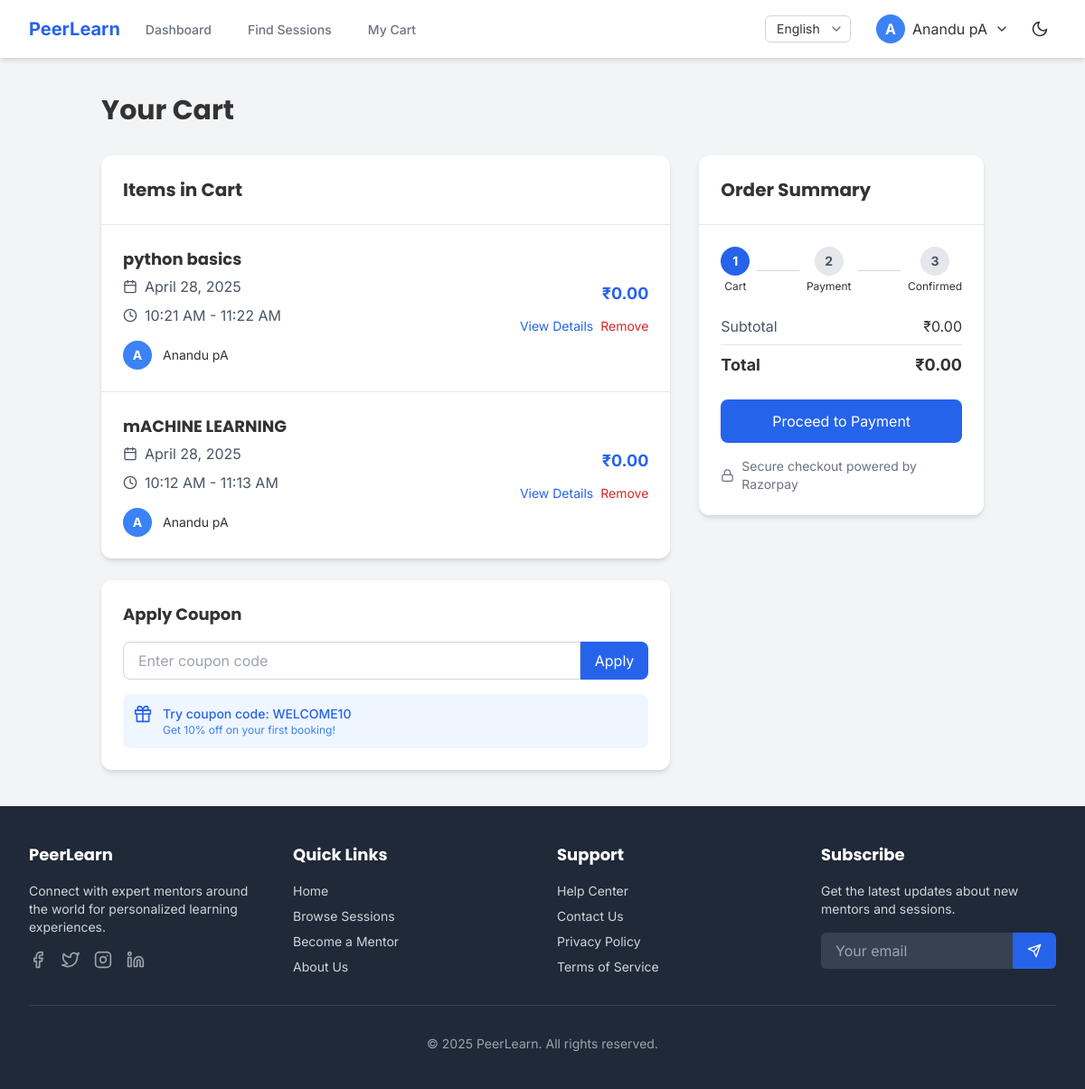
The app's page /payments/cart/ (signed in), older data.
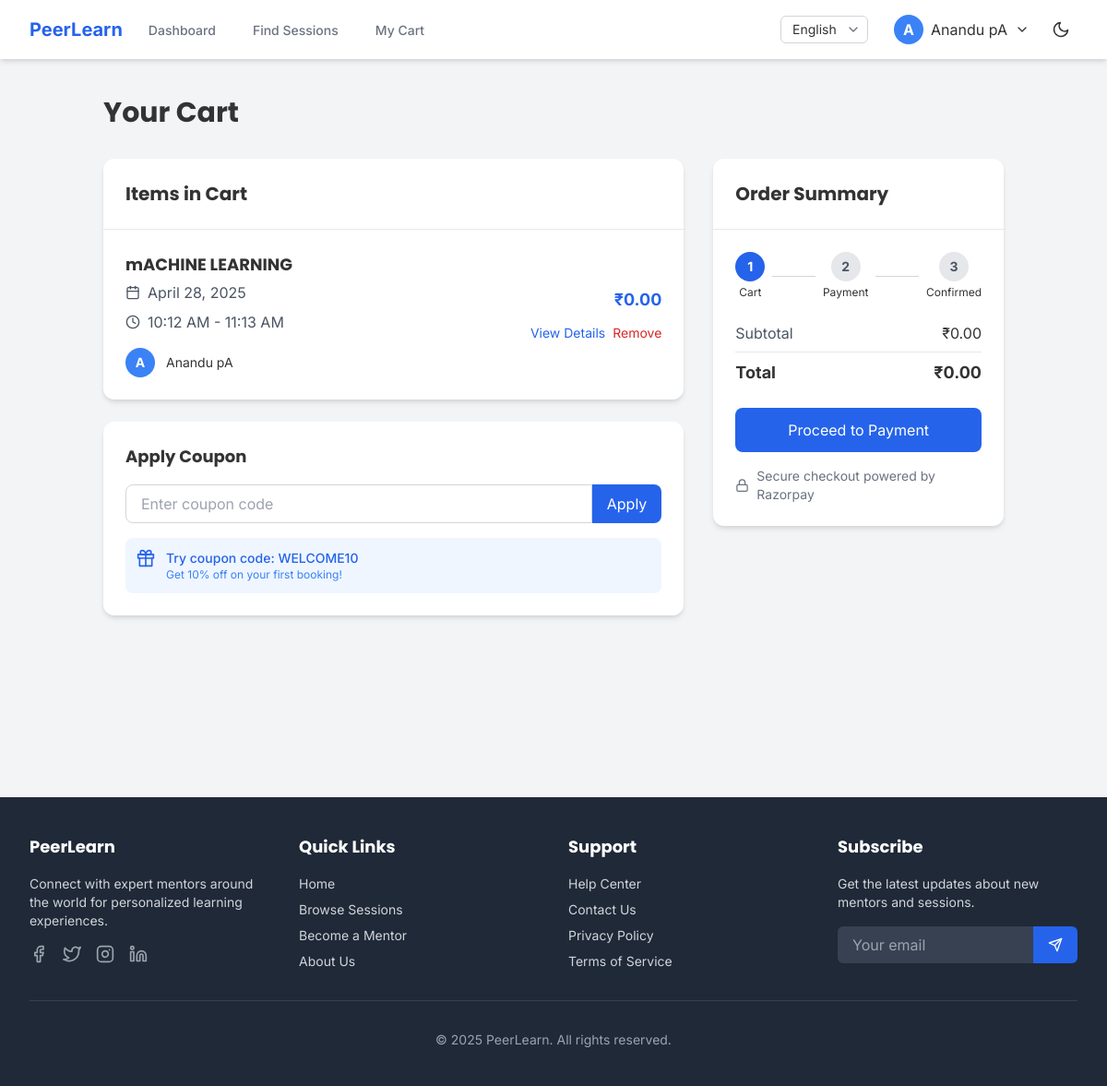
The same page, newer data.
### learning_sessions/models.py (models this page shows, shortened)
class Booking(models.Model):
    STATUS_CHOICES = (
        ('pending', _('Pending')),
        ('confirmed', _('Confirmed')),
        ('rejected', _('Rejected')),
        ('cancelled', _('Cancelled')),
        ('completed', _('Completed')),
    )
    session = models.ForeignKey(Session, on_delete=models.CASCADE, related_name='bookings')
    learner = models.ForeignKey(User, on_delete=models.CASCADE, related_name='bookings')
    status = models.CharField(_('status'), max_length=20, choices=STATUS_CHOICES, default='pending')
    payment_complete = models.BooleanField(_('payment complete'), default=False)
    coupon_applied = models.CharField(_('coupon code'), max_length=50, blank=True, null=True)
    discount_amount = models.DecimalField(_('discount amount'), max_digits=10, decimal_places=2, default=0)
    final_price = models.DecimalField(_('final price'), max_digits=10, decimal_places=2, null=True)
    created_at = models.DateTimeField(auto_now_add=True)
    class Meta:
        ordering = ['-created_at']
        unique_together = ('session', 'learner')
    def get_final_price(self):
        if self.final_price is not None:
            return self.final_price
        return self.session.price - self.discount_amount

class Session(models.Model):
    STATUS_CHOICES = (
        ('scheduled', _('Scheduled')),
        ('in_progress', _('In Progress')),
        ('completed', _('Completed')),
        ('cancelled', _('Cancelled')),
    )
    mentor = models.ForeignKey(MentorProfile, on_delete=models.CASCADE, related_name='sessions')
    title = models.CharField(_('title'), max_length=255)
    description = models.TextField(_('description'))
    start_time = models.DateTimeField(_('start time'))
    end_time = models.DateTimeField(_('end time'))
    price = models.DecimalField(_('price'), max_digits=10, decimal_places=2)
    max_participants = models.PositiveIntegerField(_('maximum participants'), default=1)
    current_participants = models.PositiveIntegerField(_('current participants'), default=0)
    status = models.CharField(_('status'), max_length=20, choices=STATUS_CHOICES, default='scheduled')
    tags = models.CharField(_('tags'), max_length=255, blank=True, help_text=_("Comma-separated tags"))
    created_at = models.DateTimeField(auto_now_add=True)
    updated_at = models.DateTimeField(auto_now=True)
    class Meta:
        ordering = ['start_time']
        indexes = [
            models.Index(fields=['start_time']),
            models.Index(fields=['status']),
        ]

### users/models.py (models this page shows, shortened)
class MentorProfile(models.Model):
    user = models.OneToOneField(User, on_delete=models.CASCADE, related_name='mentor_profile')
    expertise = models.CharField(_('area of expertise'), max_length=255)
    bio = models.TextField(_('biography'))
    hourly_rate = models.DecimalField(_('hourly rate'), max_digits=10, decimal_places=2)
    is_approved = models.BooleanField(_('approved status'), default=False)
    intro_video = models.URLField(_('introduction video'), blank=True, null=True)
    average_rating = models.DecimalField(_('average rating'), max_digits=3, decimal_places=2, default=0)
    total_reviews = models.PositiveIntegerField(_('total reviews'), default=0)
    created_at = models.DateTimeField(auto_now_add=True)
    updated_at = models.DateTimeField(auto_now=True)

class User(AbstractUser):
    ROLE_CHOICES = (
        ('learner', _('Learner')),
        ('mentor', _('Mentor')),
        ('admin', _('Admin')),
    )
    username = None
    email = models.EmailField(_('email address'), unique=True)
    profile_picture = models.ImageField(_('profile picture'), upload_to='profile_pictures/', blank=True, null=True)
    role = models.CharField(_('role'), max_length=10, choices=ROLE_CHOICES, default='learner')
    two_factor_enabled = models.BooleanField(_('two-factor authentication'), default=False)
    USERNAME_FIELD = 'email'
    REQUIRED_FIELDS = []
    objects = UserManager()
    def get_full_name(self):
        return f"{self.first_name} {self.last_name}".strip() or self.email
    full_name = property(get_full_name)
    def get_dashboard_url(self):
        if self.role == 'learner':
            return reverse('learner_dashboard')
        elif self.role == 'mentor':
            return reverse('mentor_dashboard')
        elif self.role == 'admin':
            return reverse('admin_dashboard')
        return reverse('landing_page')

### payments/views.py (the view, shortened to what this page needs)
# urls.py: path('cart/', views.cart_view, name='cart'),
@login_required
def cart_view(request):
    try:
        cart_items = Booking.objects.filter(
            learner=request.user,
            status='pending',
            payment_complete=False
        ).select_related('session__mentor__user')
        if not cart_items:
            messages.info(request, _('Your cart is empty.'))
            return redirect('session_list')
        try:
            subtotal = sum(item.get_final_price() for item in cart_items)
            total_discount = sum(item.discount_amount or 0 for item in cart_items)
            total = subtotal
        except Exception as e:
            print(f"Error calculating cart totals: {str(e)}")
            subtotal = sum(item.session.price or 0 for item in cart_items)
            total_discount = 0
            total = subtotal
        razorpay_order_id = None
        razorpay_options = {
            'key': settings.RAZORPAY_KEY_ID,
            'amount': int(total * 100),
            'currency': settings.RAZORPAY_CURRENCY,
            'name': 'PeerLearn',
            'description': f'Payment for {len(cart_items)} session(s)',
            'order_id': razorpay_order_id,
            'prefill': {
                'email': request.user.email,
                'name': request.user.get_full_name() or request.user.email.split('@')[0]
            },
            'total': total  # Pass the total for handling free sessions
        }
        context = {
            'cart_items': cart_items,
            'subtotal': subtotal,
            'total_discount': total_discount,
            'total': total,
            'razorpay_key_id': settings.RAZORPAY_KEY_ID,
            'razorpay_order_id': razorpay_order_id,
            'razorpay_currency': settings.RAZORPAY_CURRENCY,
            'user_email': request.user.email,
            'user_name': request.user.get_full_name() or request.user.email.split('@')[0],
            'razorpay_options': razorpay_options
        }
        return render(request, 'payments/cart.html', context)
    except Exception as e:
        print(f"Cart view error: {str(e)}")
        messages.error(request, _('An error occurred while loading your cart. Please try again.'))
        return redirect('session_list')

### templates/payments/cart.html (shortened to what the changed rows need)
{% extends 'base.html' %}
{% load i18n %}
{% load static %}
{% block content %}
<div class="bg-gray-100 py-10 min-h-screen">
    <div class="container mx-auto px-6">
        <h1 class="text-3xl font-bold mb-8">{% trans "Your Cart" %}</h1>
        <div class="flex flex-col lg:flex-row lg:space-x-8">
            <div class="w-full lg:w-2/3 mb-6 lg:mb-0">
                {% if cart_items %}
                    <div class="bg-white rounded-xl shadow-md overflow-hidden mb-6">
                        <div class="p-6 border-b border-gray-200">
                            <h2 class="text-xl font-bold">{% trans "Items in Cart" %}</h2>
                        </div>
                        <div class="divide-y divide-gray-200">
                            {% for item in cart_items %}
                                <div class="p-6 flex flex-col md:flex-row md:items-center">
                                    <div class="flex-grow mb-4 md:mb-0 md:mr-6">
                                        <h3 class="text-lg font-bold mb-1">{{ item.session.title }}</h3>
                                        <div class="flex items-center text-gray-600 mb-2">
                                            <i data-feather="calendar" class="h-4 w-4 mr-2"></i>
                                            <span>{{ item.session.start_time|date:"F j, Y" }}</span>
                                        </div>
                                        <div class="flex items-center text-gray-600 mb-4">
                                            <i data-feather="clock" class="h-4 w-4 mr-2"></i>
                                            <span>{{ item.session.start_time|date:"g:i A" }} - {{ item.session.end_time|date:"g:i A" }}</span>
                                        </div>
                                        <div class="flex items-center">
                                            {% if item.session.mentor.user.profile_picture %}
                                                <img src="{{ item.session.mentor.user.profile_picture.url }}" alt="{{ item.session.mentor.user.get_full_name }}" class="h-8 w-8 rounded-full object-cover mr-3">
                                            {% else %}
                                                <div class="h-8 w-8 rounded-full bg-blue-500 text-white flex items-center justify-center font-bold text-sm mr-3">
                                                    {{ item.session.mentor.user.first_name|first|upper }}
                                                </div>
                                            {% endif %}
                                            <span class="text-sm">{{ item.session.mentor.user.get_full_name }}</span>
                                        </div>
                                    </div>
                                    <div class="flex flex-col items-end">
                                        <div class="mb-3">
                                            {% if item.discount_amount > 0 %}
                                                <div class="text-xs text-gray-500 line-through">₹{{ item.session.price }}</div>
                                                <div class="text-lg font-bold text-blue-600">₹{{ item.get_final_price }}</div>
                                                <div class="text-xs text-green-600">{% trans "Coupon applied:" %} {{ item.coupon_applied }}</div>
                                            {% else %}
                                                <div class="text-lg font-bold text-blue-600">₹{{ item.session.price }}</div>
                                            {% endif %}
                                        </div>
                                        <div class="flex space-x-2">
                                            <a href="{% url 'session_detail' session_id=item.session.id %}" class="text-sm text-blue-600 hover:text-blue-800">
                                                {% trans "View Details" %}
                                            </a>
                                            <a href="{% url 'remove_from_cart' booking_id=item.id %}" class="text-sm text-red-600 hover:text-red-800">
                                                {% trans "Remove" %}
                                            </a>
                                        </div>
                                    </div>
                                </div>
                            {% endfor %}
                        </div>
                    </div>
                    <div class="bg-white rounded-xl shadow-md overflow-hidden">
                        <div class="p-6">
                            <h2 class="text-lg font-bold mb-4">{% trans "Apply Coupon" %}</h2>
                        </div>
                    </div>
                {% endif %}
            </div>
            {% if cart_items %}
                <div class="w-full lg:w-1/3">
                    <div class="bg-white rounded-xl shadow-md overflow-hidden sticky top-24">
                        <div class="p-6 border-b border-gray-200">
                            <h2 class="text-xl font-bold">{% trans "Order Summary" %}</h2>
                        </div>
                    </div>
                </div>
            {% endif %}
        </div>
    </div>
</div>
{% endblock %}

Row changes from the older to the newer data that the page shows:
removed Booking: session "python basics", session.start_time "April 28, 2025", session.start_time "10:21 AM", session.end_time "11:22 AM", session.mentor.user.first_name|first "A", session.mentor.user.get_full_name "Anandu pA", session.price "0.00"
